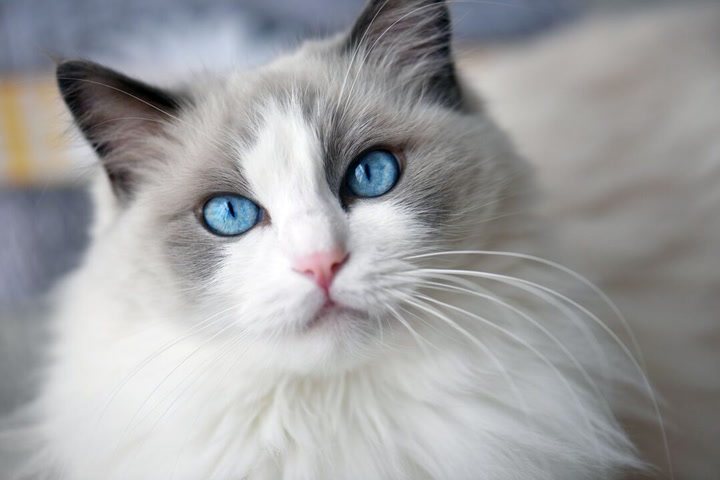
%> input picture ref/test/NOISE/qtt6q1d6-720.jpg, 720 x 480 px
$ octave untitled2.m   (GNU Octave 9; MATLAB toolbox functions it lacks are replaced by stand-ins)
%> lines starting %> are read from the running program, lines starting %| are printed output that depends on the picture
% Reading an image
image1 = imread('qtt6q1d6-720.jpg');
%> image1 is the input picture: size 480x720x3 uint8; mean R, G, B 159.3, 159.4, 160.7

% Displaying an image
imshow(image1);

% Adding salt & pepper noise to the image
SPI = imnoise(image1, 'salt & pepper', 0.3);
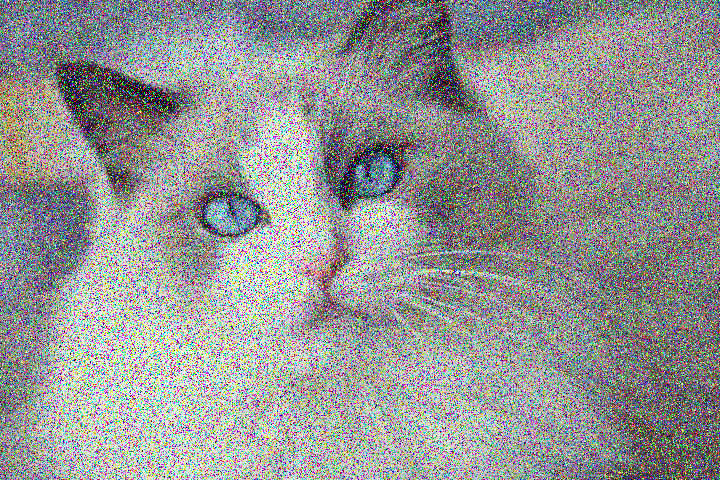
%> SPI: size 480x720x3 uint8; mean R, G, B 149.7, 149.9, 150.7
imshow(SPI);

resizedImage = imresize(SPI, [48,72], 'bicubic');
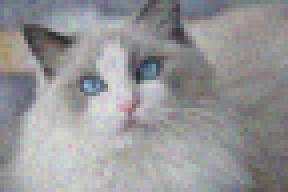
%> resizedImage: size 48x72x3 uint8 (shown 4 times larger); mean R, G, B 149.7, 149.9, 150.7

% Convert the image to a double array
noisyArray1 = double(resizedImage);

% Reshape the array to a 1D array for row-wise writing
noisyArray_reshaped1 = reshape(noisyArray1, 1, []);

% Write the reshaped array to a text file in a row-wise format
fileID = fopen('sample2.txt', 'w');
fprintf(fileID, '%d ', noisyArray_reshaped1);
fclose(fileID);
